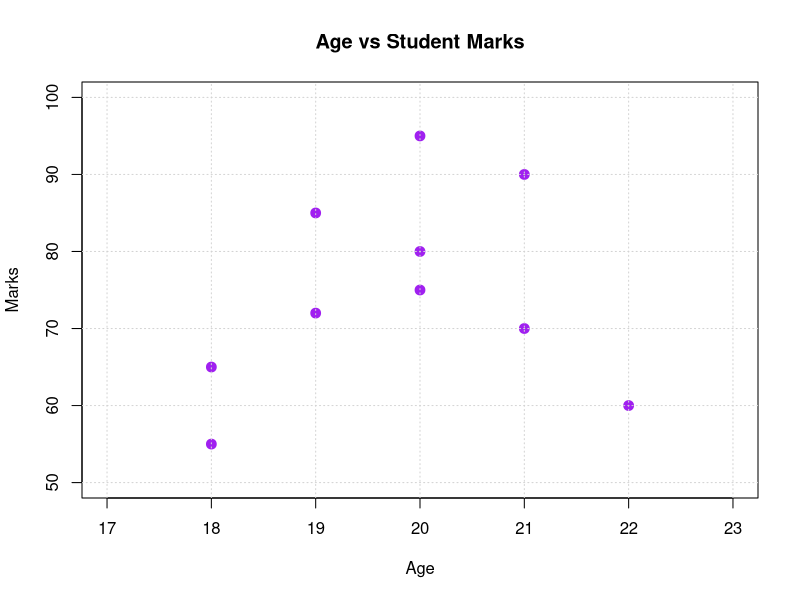

Source code (R):
age <- c(18, 19, 20, 18, 21, 20, 19, 22, 21, 20)
marks <- c(65, 72, 80, 55, 90, 75, 85, 60, 70, 95)

plot(age, marks,
     main = "Age vs Student Marks",
     xlab = "Age",
     ylab = "Marks",
     pch = 19,
     cex = 1.3,
     col = "purple",
     xlim = c(17, 23),
     ylim = c(50, 100))

grid()
